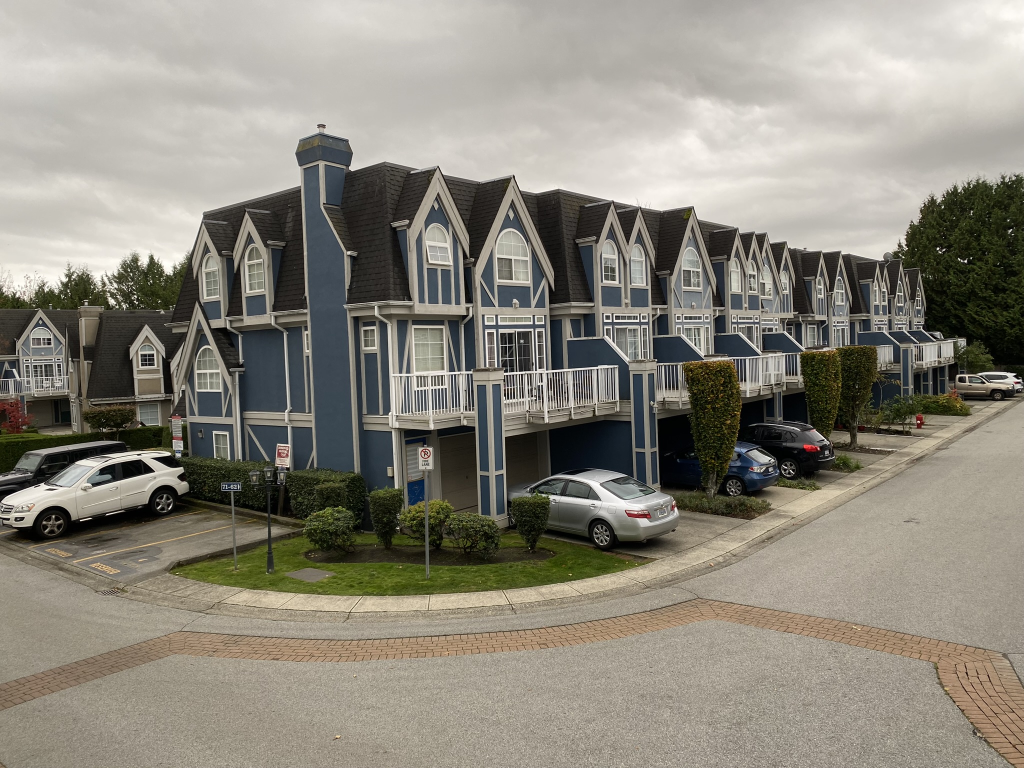
%> input picture S2-im1.png, 1024 x 768 px, given in place of S1-im1.png, which was not available
$ octave A2Code.m   (GNU Octave 9; MATLAB toolbox functions it lacks are replaced by stand-ins)
%> lines starting %> are read from the running program, lines starting %| are printed output that depends on the picture; pictures that were not available may be replaced by others from this repository, and a replacement may not be noted
### format_image.m
function img = format_image(image)
%> called with image = 'S1-im1.png'
    img = imread(image);
%> img is the input picture: size 768x1024x3 uint8; mean R, G, B 139.2, 135.1, 124.2

    if(size(img, 3) == 3)
        img = rgb2gray(img);
%> img: size 768x1024 uint8
    end

    [rows, cols]  = size(img);
%> rows = 768; cols = 1024

    if rows > cols
        img = imresize(img, [750 NaN]);
    else
        img = imresize(img, [NaN 750]);
%> img: size 563x750 uint8
    end

    if ~isa(img, 'uint8')
        img = im2uint8(img);
    end
end

### convert_all_to_png.m
function convert_jpeg_to_png_in_current_folder()
    current_folder = pwd;

    jpeg_files = dir(fullfile(current_folder, '*.jpg'));
    jpeg_files = [jpeg_files; dir(fullfile(current_folder, '*.jpeg'))];

    png_files = dir(fullfile(current_folder, '*.png'));

    png_filenames = {png_files.name};

    for i = 1:length(jpeg_files)
        jpeg_filename = fullfile(current_folder, jpeg_files(i).name);

        [~, name, ~] = fileparts(jpeg_files(i).name);
        png_filename = fullfile(current_folder, [name, '.png']);

        if ~ismember([name, '.png'], png_filenames)
            img = imread(jpeg_filename);

            imwrite(img, png_filename);

            fprintf('Converted %s to %s\n', jpeg_filename, png_filename);
        else
            fprintf('Skipping %s because %s already exists.\n', jpeg_filename, png_filename);
        end
    end
end

### A2Code.m
convert_all_to_png();
rng(0);
img1 = format_image("S1-im1.png");
img2 = format_image("S1-im2.png");
%> call 2 of format_image, with image = 'S1-im2.png'
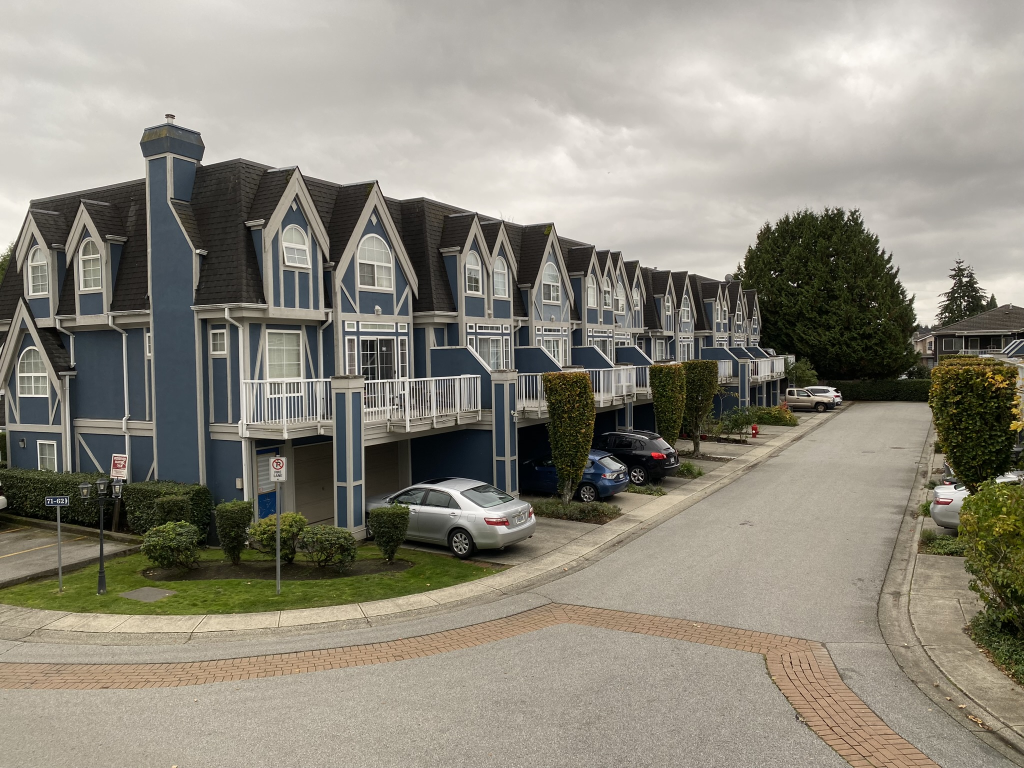
%> input picture S2-im2.png, 1024 x 768 px, given in place of S1-im2.png, which was not available
%> in format_image, img is the input picture: size 768x1024x3 uint8; mean R, G, B 140.8, 136.8, 124.8

img3 = format_image("S2-im1.png");
img4 = format_image("S2-im2.png");
img5 = format_image("S2-im3.png");
%> call 5 of format_image, with image = 'S2-im3.png'
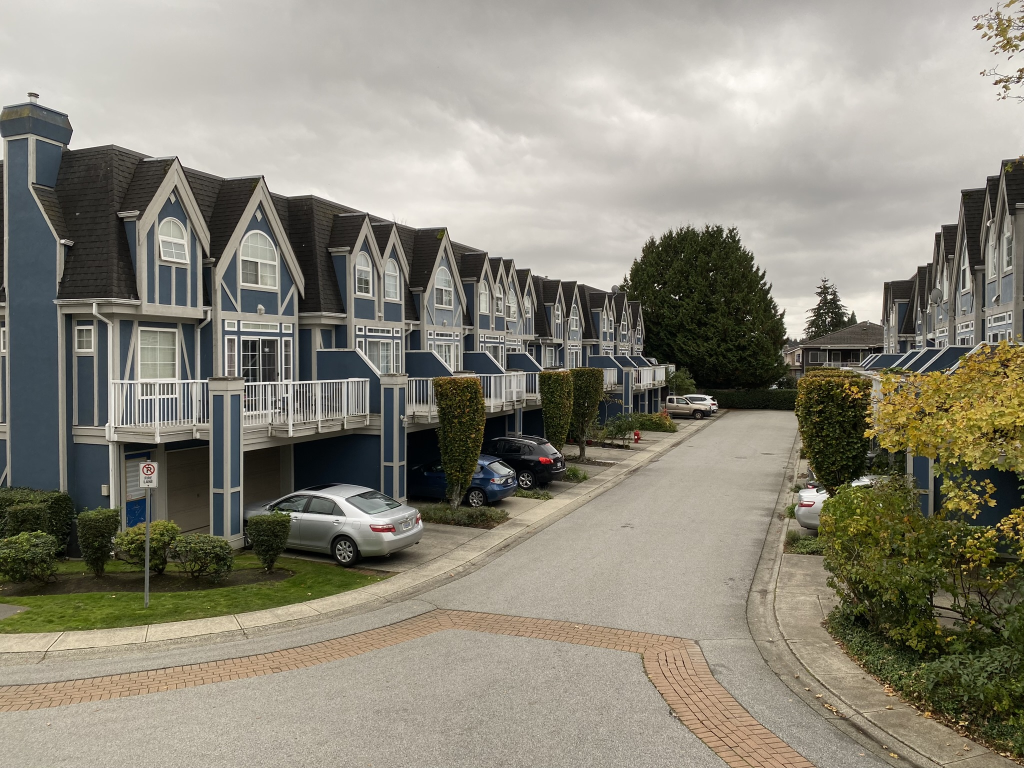
%> input picture S2-im3.png, 1024 x 768 px
%> in format_image, img is the input picture: size 768x1024x3 uint8; mean R, G, B 139.3, 135.7, 122.4
img6 = format_image("S2-im4.png");
%> call 6 of format_image, with image = 'S2-im4.png'
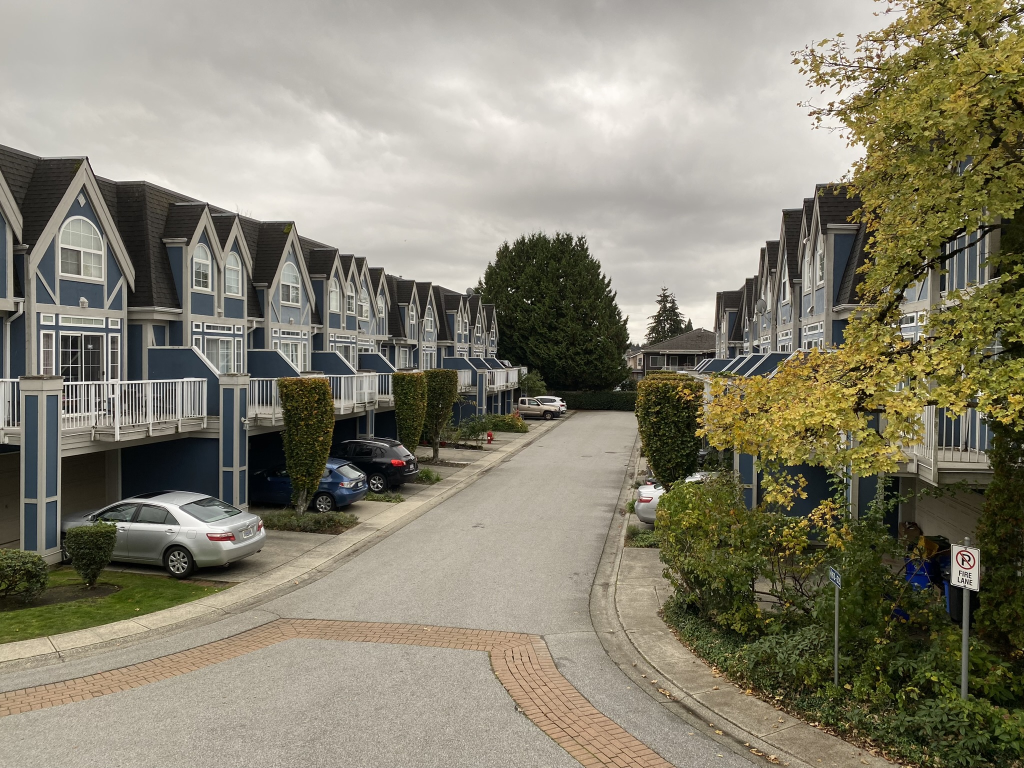
%> input picture S2-im4.png, 1024 x 768 px
%> in format_image, img is the input picture: size 768x1024x3 uint8; mean R, G, B 134.6, 130.4, 113.1
% S3-Data Credit:
% https://www.kaggle.com/datasets/deepzsenu/images-data?resource=download
img7 = format_image("S3-im1.png");
%> call 7 of format_image, with image = 'S3-im1.png'
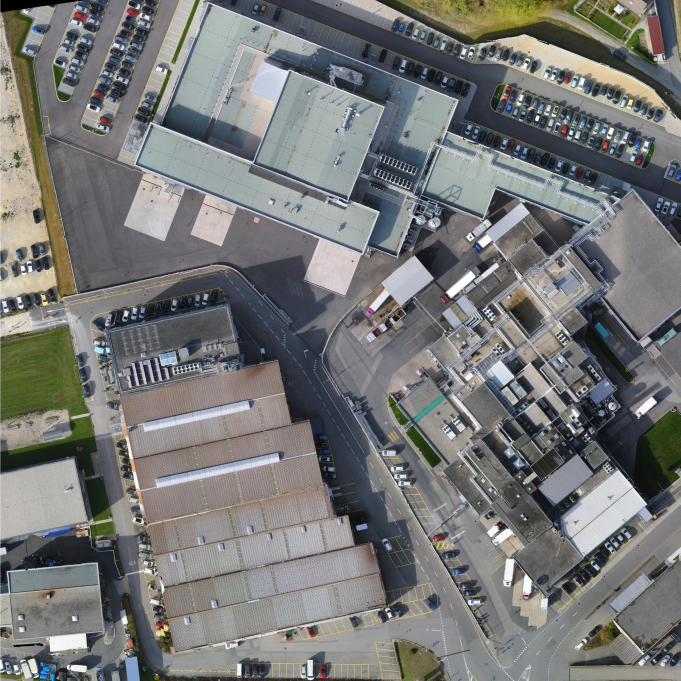
%> input picture S3-im1.png, 1361 x 1361 px (shown at 1/2 size)
%> in format_image, img is the input picture: size 1361x1361x3 uint8; mean R, G, B 118, 119.1, 118.1
img8 = format_image("S3-im2.png");
%> call 8 of format_image, with image = 'S3-im2.png'
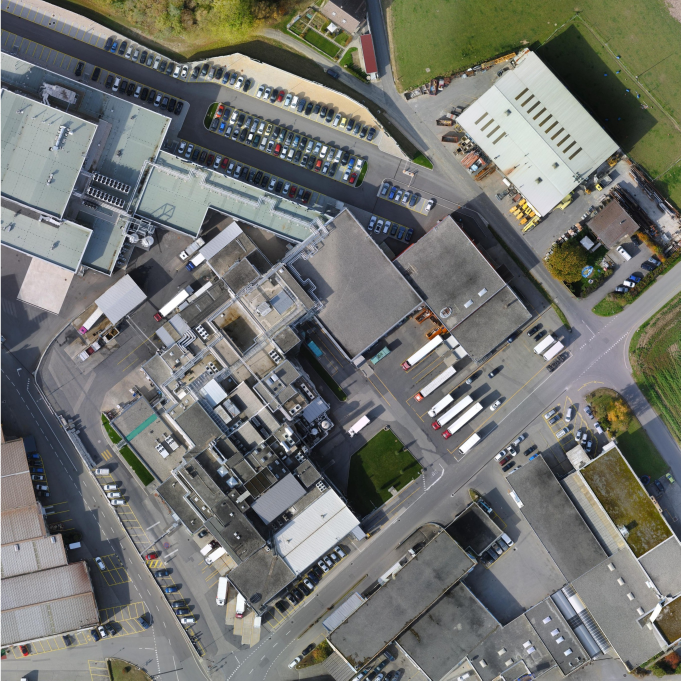
%> input picture S3-im2.png, 1361 x 1361 px (shown at 1/2 size)
%> in format_image, img is the input picture: size 1361x1361x3 uint8; mean R, G, B 114.3, 116, 111.8
%> in format_image (call 8), `img = rgb2gray(img);`:
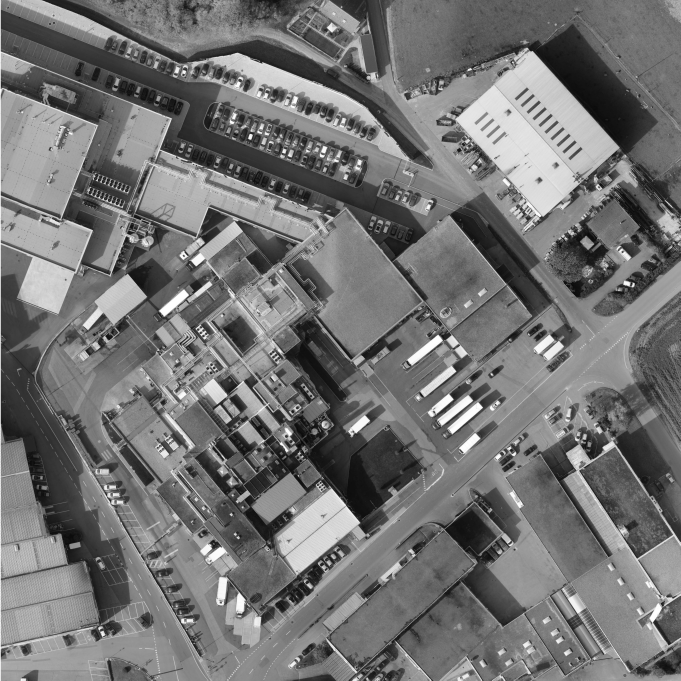
%> img: size 1361x1361 uint8 (shown at 1/2 size); min 6, max 255, mean 115
%> in format_image (call 8), `img = imresize(img, [NaN 750]);`:
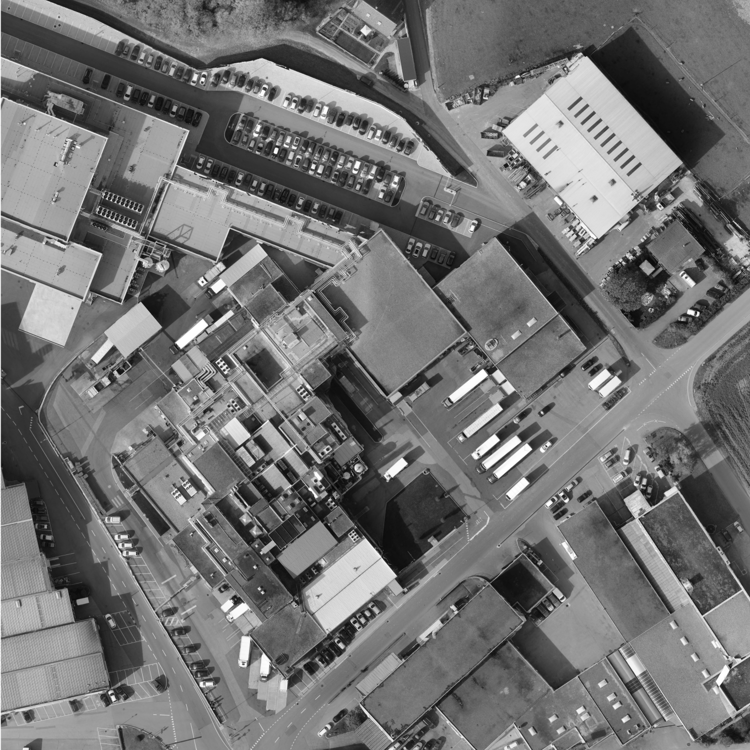
%> img: size 750x750 uint8; min 7, max 255, mean 115
%> the run ends on the next line
img9 = format_image("S3-im3.png");
